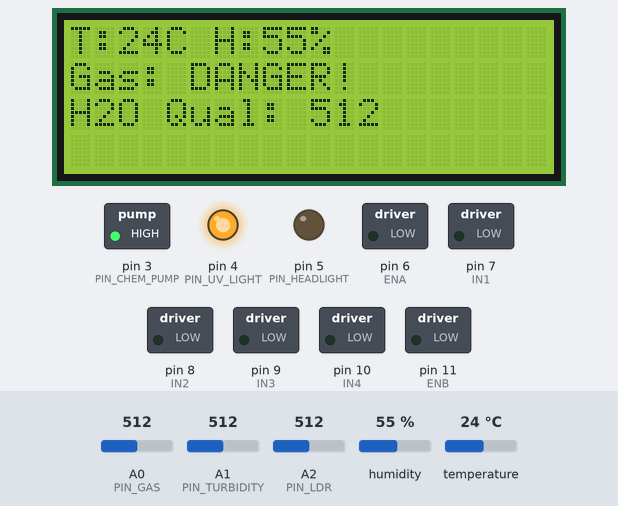
Bench run of a sketch on a simulated Arduino Uno, built with avr-gcc and run on an emulated ATmega328P. Parts: 20×4 character LCD, switched loads named in the sketch (green lamp = pin HIGH), output pins drawn as LEDs (lit = HIGH). The inputs (shaded band) are chosen by the test bench; at power-on: A0 (PIN_GAS) = 512, A2 (PIN_LDR) = 512, A1 (PIN_TURBIDITY) = 512, humidity 55 %, temperature 24 °C.

Above: at 2.2 s.
2.3 s: A0 (PIN_GAS) set to 490
At 2.8 s:
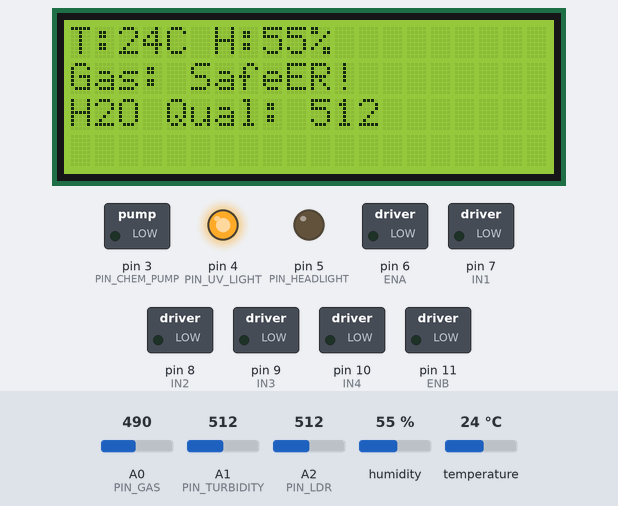
3.8 s: A2 (PIN_LDR) set to 310
5.3 s: A2 (PIN_LDR) set to 285
At 6.1 s:
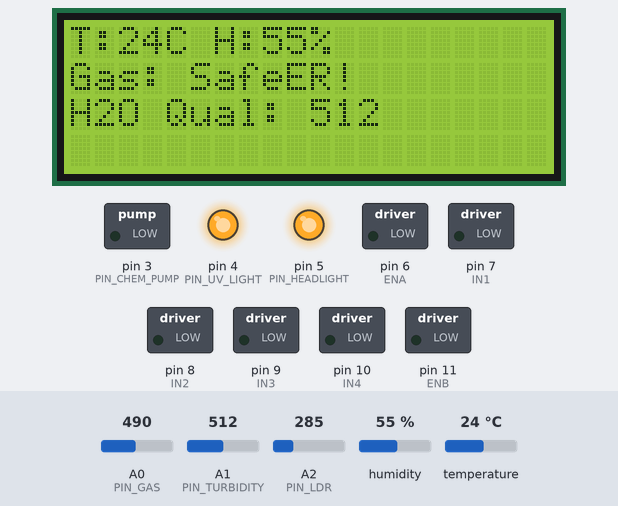
6.8 s: A1 (PIN_TURBIDITY) set to 581
At 7.4 s:
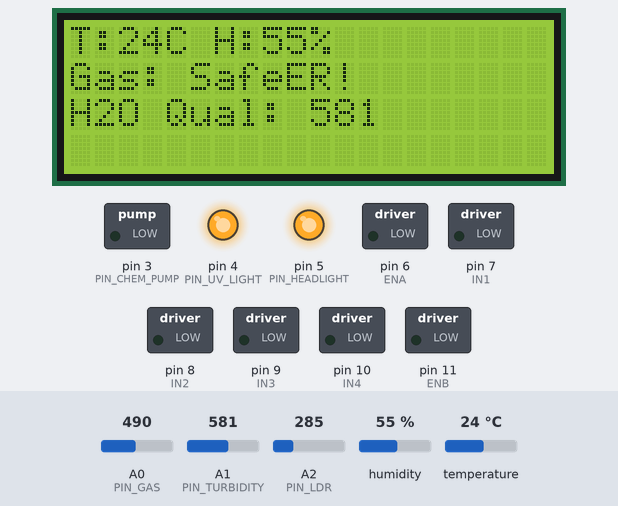
8.3 s: A1 (PIN_TURBIDITY) set to 612
At 9.5 s:
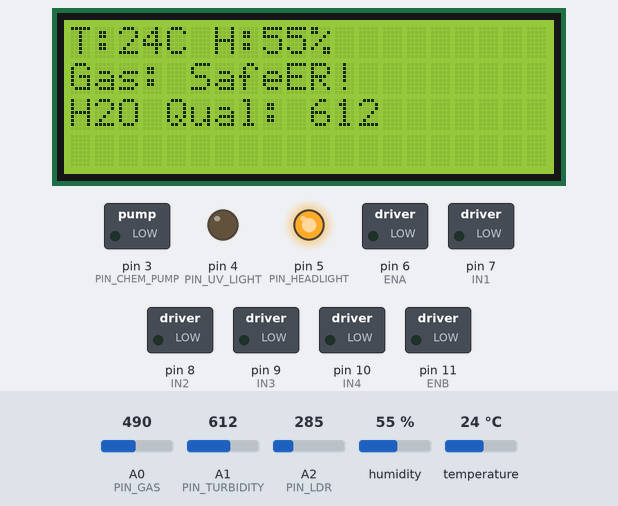
9.8 s: A0 (PIN_GAS) set to 716
At 10.8 s:
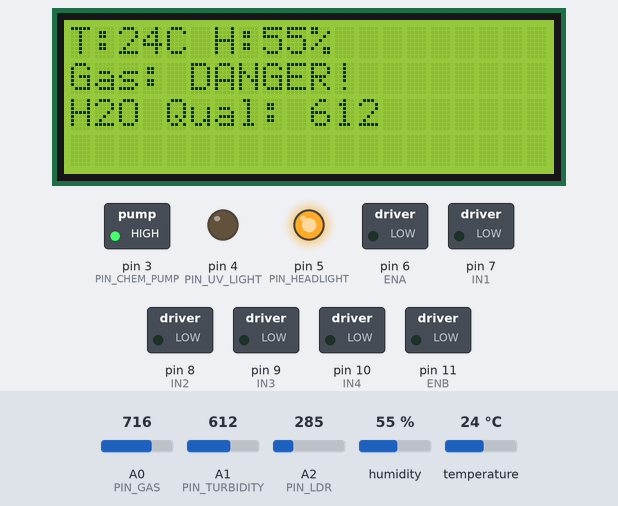
Timing chart, 0 to 12.3 s (numbered marks = the images above; inputs shaded):
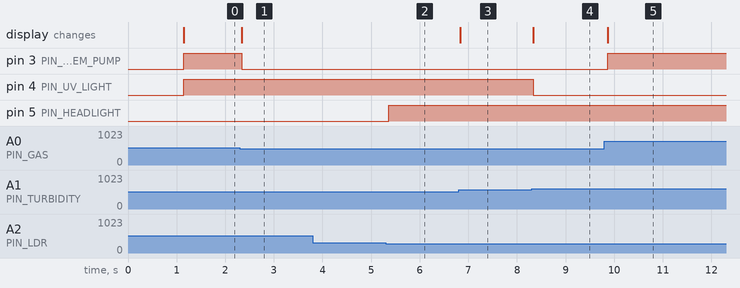

The sketch:

6_wheeler_robot.ino
```cpp
#include <Wire.h>
#include <LiquidCrystal_I2C.h>
#include <DHT.h>

// --- Sensors ---
#define PIN_GAS A0        // MQ135 Methane/Ammonia
#define PIN_TURBIDITY A1  // Water Quality
#define PIN_LDR A2        // Light Level
#define PIN_DHT 2         // Temp & Humidity

// --- Actuators ---
#define PIN_CHEM_PUMP 3   // NaOH/NaClO Spray
#define PIN_UV_LIGHT 4    // UV Sanitizer
#define PIN_HEADLIGHT 5   // White LED

// --- 6-Wheel Drive (2-Channel Logic for 6 Parallel Motors) ---
#define ENA 6   // Left Side Speed (Motors 1,2,3)
#define IN1 7
#define IN2 8
#define IN3 9
#define IN4 10
#define ENB 11  // Right Side Speed (Motors 4,5,6)

// --- Objects ---
LiquidCrystal_I2C lcd(0x27, 20, 4);
DHT dht(PIN_DHT, DHT11);

// --- Thresholds ---
const int GAS_ALERT = 500;       // >50% Flammable
const int WATER_CLEAN = 600;     // High analog val = Clean
const int DARKNESS = 300;

void setup() {
  Serial.begin(9600);
  dht.begin();
  lcd.init(); lcd.backlight();

  // Config Outputs
  pinMode(ENA, OUTPUT); pinMode(ENB, OUTPUT);
  pinMode(IN1, OUTPUT); pinMode(IN2, OUTPUT);
  pinMode(IN3, OUTPUT); pinMode(IN4, OUTPUT);

  pinMode(PIN_CHEM_PUMP, OUTPUT);
  pinMode(PIN_UV_LIGHT, OUTPUT);
  pinMode(PIN_HEADLIGHT, OUTPUT);

  lcd.setCursor(0,0); lcd.print("Sewage Bot Active");
  delay(1000); lcd.clear();
}

void loop() {
  // 1. Environmental Monitoring
  int gas = analogRead(PIN_GAS);
  int turb = analogRead(PIN_TURBIDITY);
  int light = analogRead(PIN_LDR);
  float hum = dht.readHumidity();
  float temp = dht.readTemperature();

  updateDisplay(hum, temp, gas, turb);
  checkSafety(gas, turb, light);

  // 2. Navigation Command (Serial from Controller)
  if (Serial.available()) {
    char cmd = Serial.read();
    driveRobot(cmd);
  }
}

void checkSafety(int gas, int turb, int light) {
  // Gas Mitigation
  if (gas > GAS_ALERT) {
    digitalWrite(PIN_CHEM_PUMP, HIGH); // Spray chemical
  } else {
    digitalWrite(PIN_CHEM_PUMP, LOW);
  }

  // Water Sanitization (if dirty)
  if (turb < WATER_CLEAN) {
    digitalWrite(PIN_UV_LIGHT, HIGH); // Activate UV
  } else {
    digitalWrite(PIN_UV_LIGHT, LOW);
  }

  // Auto-Headlight
  if (light < DARKNESS) {
    digitalWrite(PIN_HEADLIGHT, HIGH);
  } else {
    digitalWrite(PIN_HEADLIGHT, LOW);
  }
}

void updateDisplay(float h, float t, int g, int w) {
  lcd.setCursor(0,0);
  lcd.print("T:"); lcd.print((int)t); lcd.print("C H:"); lcd.print((int)h); lcd.print("%");

  lcd.setCursor(0,1);
  lcd.print("Gas: ");
  if(g > GAS_ALERT) lcd.print("DANGER!");
  else lcd.print("Safe");

  lcd.setCursor(0,2);
  lcd.print("H2O Qual: "); lcd.print(w);
}

void driveRobot(char cmd) {
  switch(cmd) {
    case 'F': setMotors(150, 150); break;
    case 'B': setMotors(-150, -150); break;
    case 'L': setMotors(-130, 130); break;
    case 'R': setMotors(130, -130); break;
    case 'S': setMotors(0, 0); break;
  }
}

void setMotors(int left, int right) {
  // Left Side (3 Motors Parallel)
  if (left > 0) { digitalWrite(IN1, HIGH); digitalWrite(IN2, LOW); }
  else { digitalWrite(IN1, LOW); digitalWrite(IN2, HIGH); }
  analogWrite(ENA, abs(left));

  // Right Side (3 Motors Parallel)
  if (right > 0) { digitalWrite(IN3, HIGH); digitalWrite(IN4, LOW); }
  else { digitalWrite(IN3, LOW); digitalWrite(IN4, HIGH); }
  analogWrite(ENB, abs(right));
}
```

Measured:
- the behaviour switches between 501 and 500 on A0 (PIN_GAS) (found by bisection; images 0 and 1)
- the behaviour switches between 300 and 299 on A2 (PIN_LDR) (found by bisection; images 1 and 2)
- the behaviour switches between 599 and 600 on A1 (PIN_TURBIDITY) (found by bisection; images 3 and 4)
- after the input at 2.3 s, pin 3 (PIN_CHEM_PUMP): HIGH → LOW at once; the display: changes at once (image 1)
- after the input at 3.8 s, every drawn part: stays the same
- after the input at 5.3 s, pin 5 (PIN_HEADLIGHT): LOW → HIGH after 0.06 s
- after the input at 6.8 s, the display: changes at once (image 3)
- after the input at 8.3 s, pin 4 (PIN_UV_LIGHT): HIGH → LOW at once; the display: changes at once (image 4)
- after the input at 9.8 s, pin 3 (PIN_CHEM_PUMP): LOW → HIGH after 0.07 s; the display: changes after 0.07 s (image 5)
